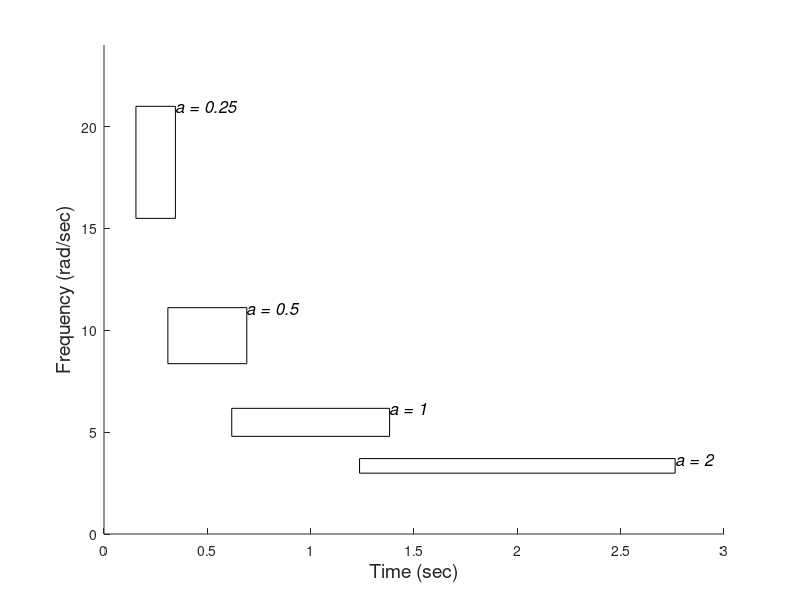

This chart was generated by the following MATLAB code:
% Example 7.2  
% Plot of Wavelet boundaries for various values of 'a'
% Determines the time and scale range of various popular Wavelets.
%  Uses the equations for center time and frequency and for time 
%	and frequency spread given in the text
%
%  Does this for various values of 'a'
%
 clear all; close all;
fs = 200;                       % Sample frequency
N = 1024;                        % Wavelet half length
a = [.25 .5 1 2];               % Values of 'a'
wo = pi * sqrt(2/log2(2));
t1 = (0:(N-1))/fs;              % Time vector to generate wavelet
t2 = [-fliplr(t1) t1(2:end)];   % Time vector for wavelet
w = 2*pi*(1:N/2)*fs/N;          % Frequency vector for wavelet
hold on;
%
for k = 1:length(a)
     t = t1/a(k);                   % Set time vector for Wavelet
     wav = exp(-t.^2).* (1-2*t.^2); % Generate Mexican Hat Wavelet
     psi = [fliplr(wav) wav(2:end)];    % Make symmetrical arount t = 0
     psi_sq = abs(psi).^2;             % Square wavelet 
     Psi = abs(fft(psi)/N);			% Get frequency representation
     Psi_sq = Psi(1:N/2).^2;           %   and square. Use only fs/2 range
     t0 = sum(t2.* psi_sq)/sum(psi_sq);	% Center time, Eq. 7.8
     delta_t = sqrt(sum((t2 - t0).^2 .* psi_sq)/sum(psi_sq)); % Time spread, Eq. 7.7
     w0 = sum(w.*Psi_sq)/sum(Psi_sq);	% Center frequency, Eq. 7.10
     delta_w = sqrt(sum((w - w0).^2 .* Psi_sq)/sum(Psi_sq)); % Frequency spread, Eq. 7.9 
     % Plot boundaries
     t01 = a(k);	% Adjust center time, since waveform 
     plot([t01-delta_t/2 t01-delta_t/2],[w0-delta_w/2 w0+delta_w/2],'k');  % Plot box
     plot([t01+delta_t/2 t01+delta_t/2],[w0-delta_w/2 w0+delta_w/2],'k'); 
     plot([t01-delta_t/2 t01+delta_t/2],[w0-delta_w/2 w0-delta_w/2],'k');
     plot([t01-delta_t/2 t01+delta_t/2],[w0+delta_w/2 w0+delta_w/2],'k');
     area(k) = delta_t * delta_w;
     text(t01+delta_t/2, w0+delta_w/2,['\it{a} = ',num2str(a(k))],'FontSize',12);
end 
    xlabel('Time (sec)','FontSize',14);
    ylabel('Frequency (rad/sec)','FontSize',14);
    axis([0 3 0 24]);
    disp(area)